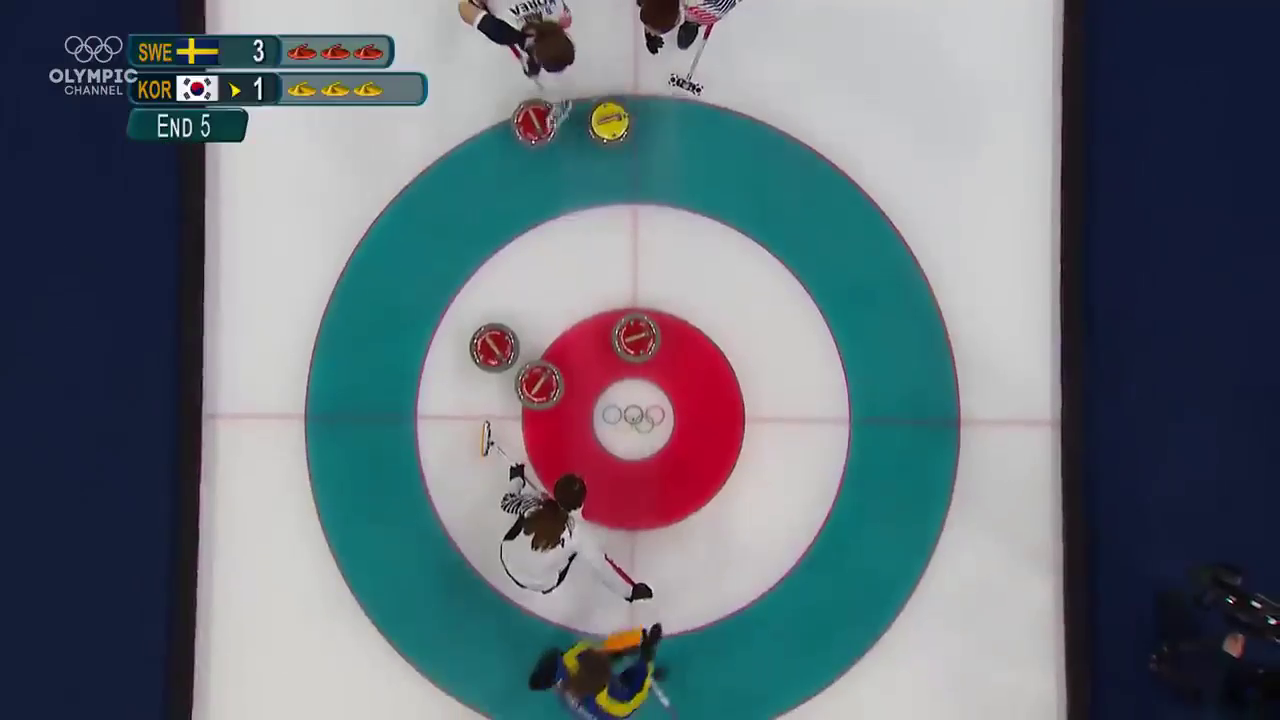
#> input picture data/train/Task1/4.png, 1280 x 720 px, found by its file name
$ python traker.py
#> lines starting #> are read from the running program, lines starting #| are printed output that depends on the picture; after the words box and inside, x2 and y2 are one past the last pixel; in counts of white or black regions, pixels touching at a corner belong together
import cv2
import numpy as np

def nothing(x):
    pass

cv2.namedWindow("Tracking")
cv2.createTrackbar("LH", "Tracking", 0, 255, nothing)
#> slider 'LH' is set to 51
cv2.createTrackbar("LS", "Tracking", 0, 255, nothing)
#> slider 'LS' is set to 51
cv2.createTrackbar("LV", "Tracking", 0, 255, nothing)
#> slider 'LV' is set to 51
cv2.createTrackbar("UH", "Tracking", 255, 255, nothing)
cv2.createTrackbar("US", "Tracking", 255, 255, nothing)
cv2.createTrackbar("UV", "Tracking", 255, 255, nothing)

path = "/home/adrian/Desktop/Python/Personal/Master/Master-Projects/First-Year/Computer-Vision/Projects/Project-2/data/train/Task1/4.png"

while True:
    frame = cv2.imread(path)
#> frame is the input picture: shape (720, 1280, 3); mean B, G, R 119.8, 110.5, 99.9

    hsv = cv2.cvtColor(frame, cv2.COLOR_BGR2HSV)
#> hsv: shape (720, 1280, 3); mean H, S, V 96.7, 101.3, 126.4

    l_h = cv2.getTrackbarPos("LH", "Tracking")
    l_s = cv2.getTrackbarPos("LS", "Tracking")
    l_v = cv2.getTrackbarPos("LV", "Tracking")

    u_h = cv2.getTrackbarPos("UH", "Tracking")
    u_s = cv2.getTrackbarPos("US", "Tracking")
    u_v = cv2.getTrackbarPos("UV", "Tracking")

    l_b = np.array([l_h, l_s, l_v])
    u_b = np.array([u_h, u_s, u_v])

    mask = cv2.inRange(hsv, l_b, u_b)
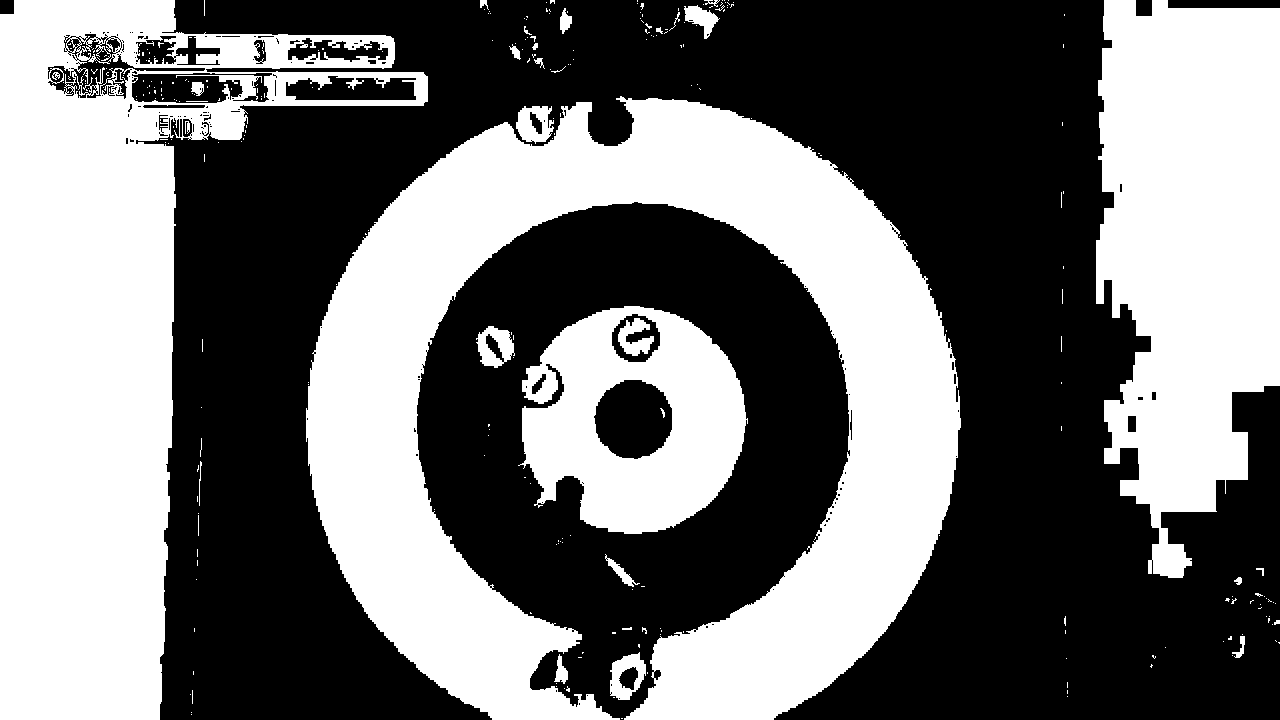
#> mask: shape (720, 1280); 45.4% white; 289 white regions (257 under 20 px), largest, box (x1, y1, x2, y2) and area: (306, 96, 961, 720) 170046, (0, 0, 428, 720) 128802, (1096, 0, 1280, 578) 80542

    print(l_b)
    print(u_b)

    res = cv2.bitwise_and(frame, frame, mask=mask)
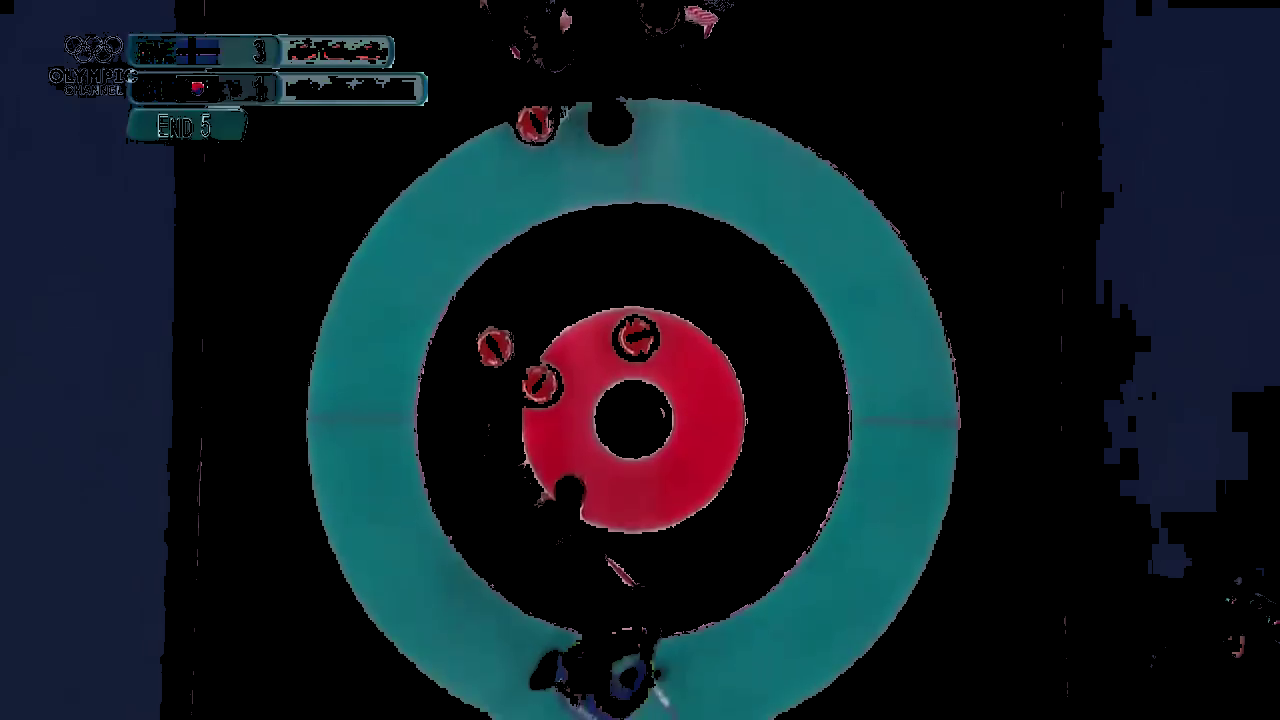
#> res: shape (720, 1280, 3); mean B, G, R 35.9, 28.3, 16.3

    #cv2.imshow("frame", frame)
    #cv2.imshow("mask", mask)
    cv2.imshow("res", res)

    key = cv2.waitKey(1)
#> (key Esc is pressed here)
    if key == 27:
        break


cv2.destroyAllWindows()

$ run again, with data/train/Task1/1.png copied over data/train/Task1/4.png
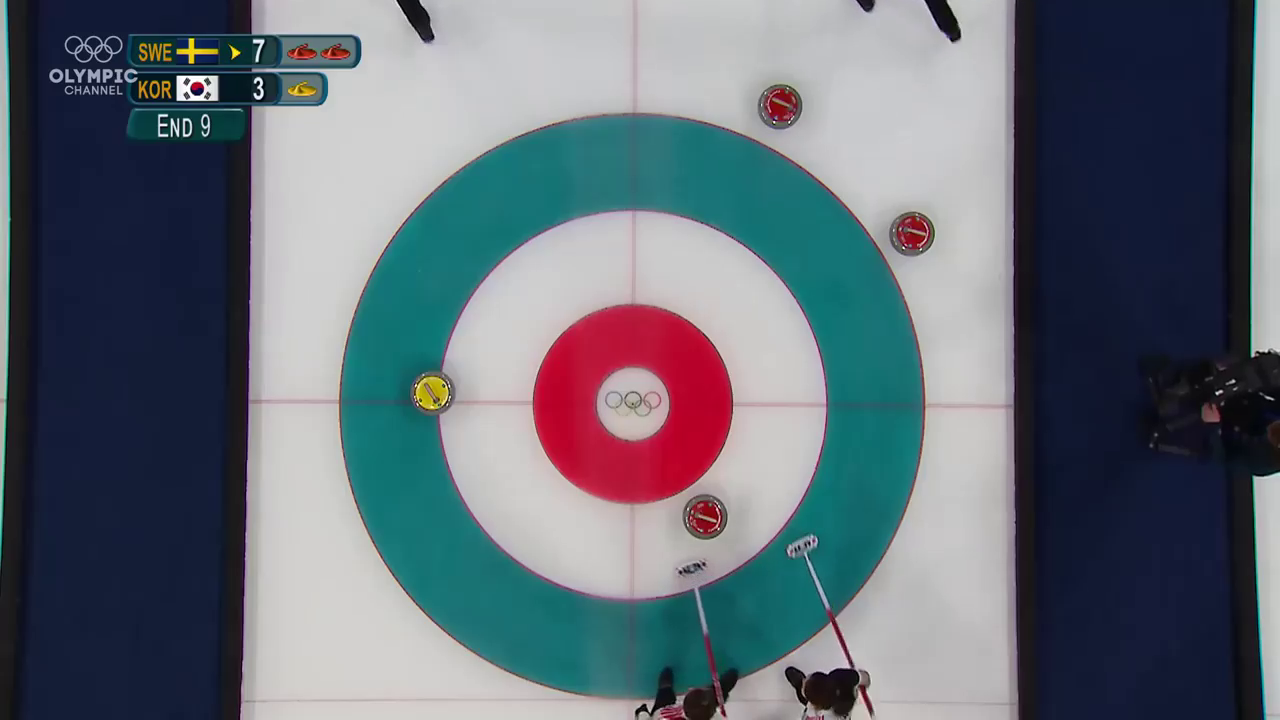
#> input picture data/train/Task1/1.png, 1280 x 720 px, found by its file name
#> frame is the input picture: shape (720, 1280, 3); mean B, G, R 117.9, 108.4, 98.8
#> hsv: shape (720, 1280, 3); mean H, S, V 93.1, 98.5, 123.8
#> `mask = cv2.inRange(hsv, l_b, u_b)`:
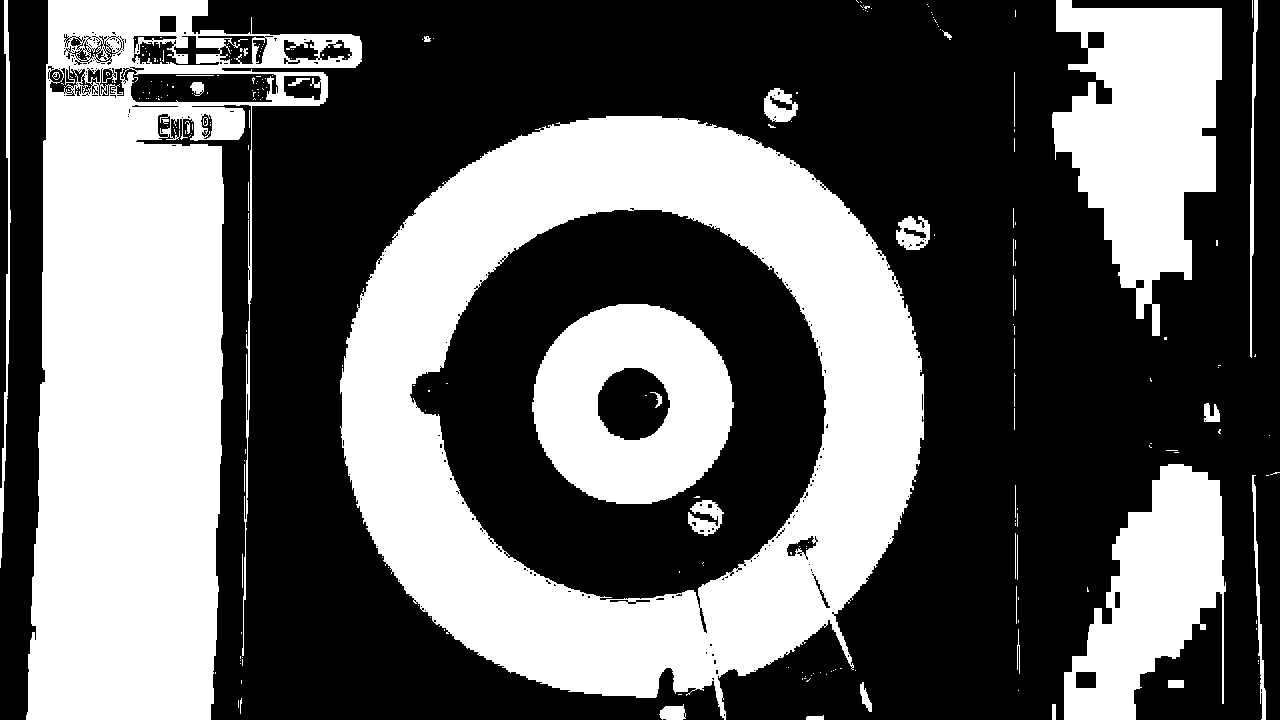
#> mask: shape (720, 1280); 40% white; 244 white regions (199 under 20 px), largest, box (x1, y1, x2, y2) and area: (340, 116, 924, 720) 147382, (26, 0, 362, 720) 127966, (1052, 0, 1222, 336) 34290
#> `res = cv2.bitwise_and(frame, frame, mask=mask)`:
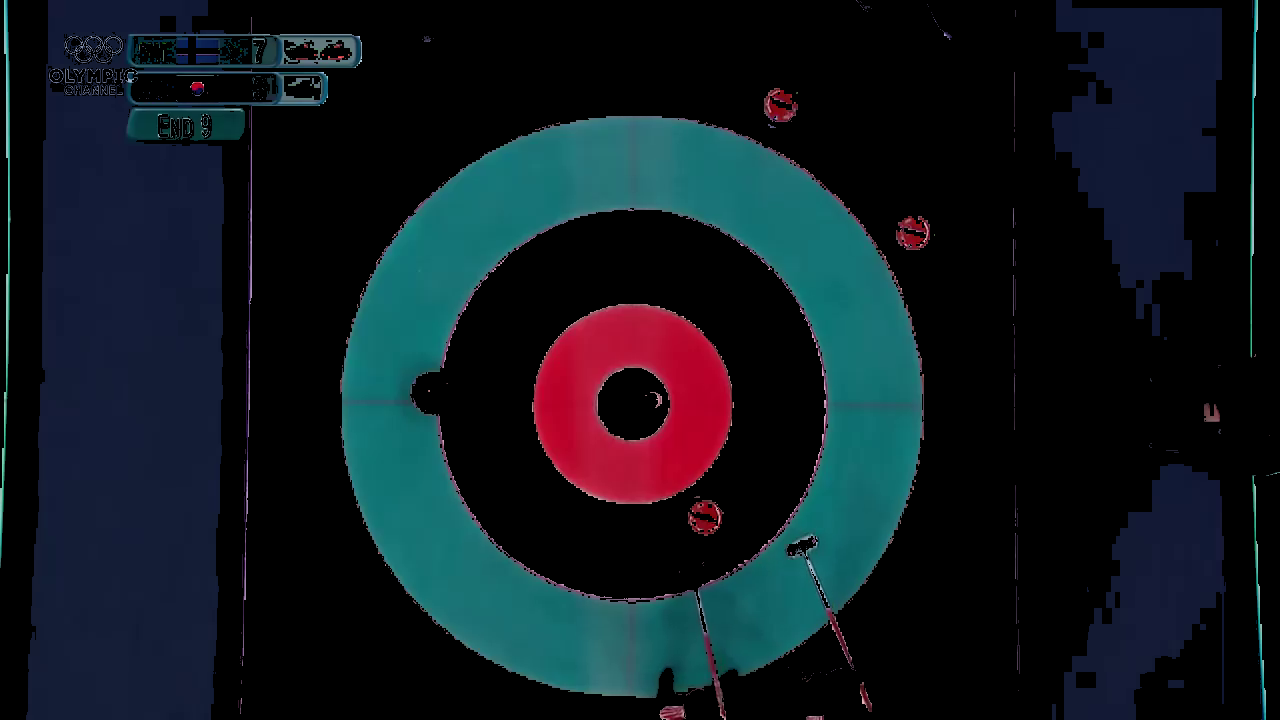
#> res: shape (720, 1280, 3); mean B, G, R 31.9, 25.1, 15.1

$ run again, with data/train/Task1/10.png copied over data/train/Task1/4.png
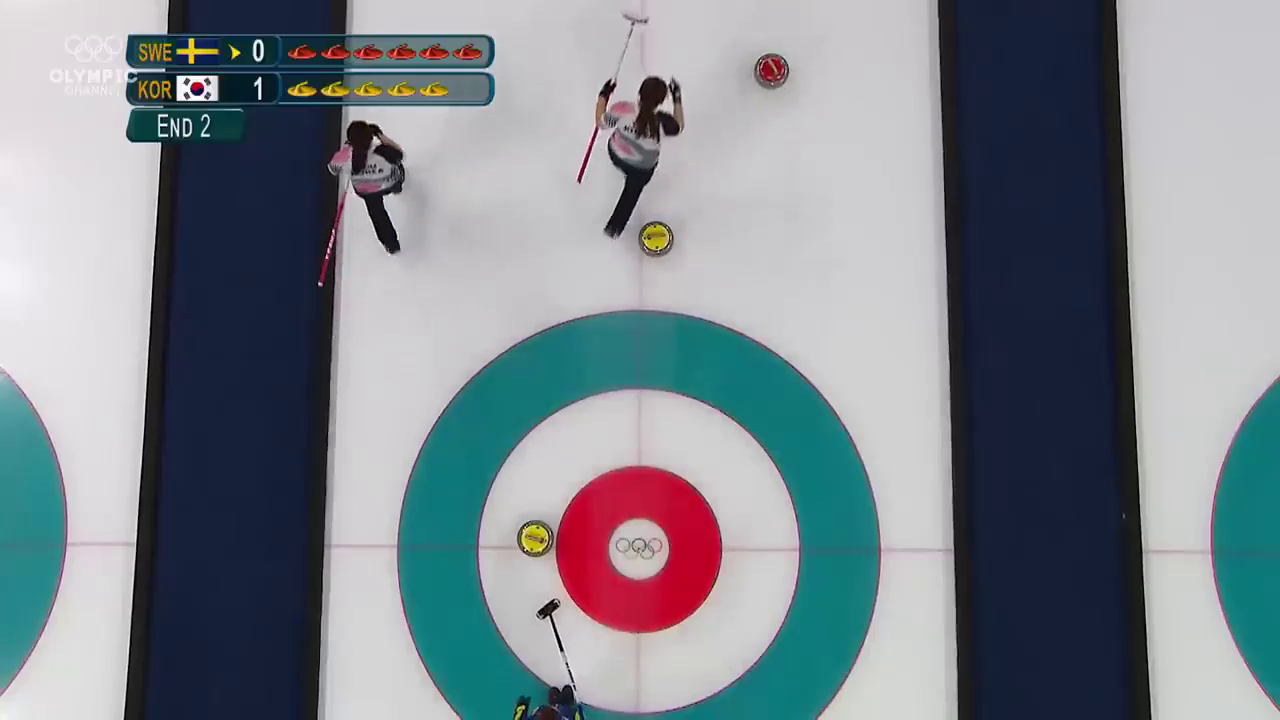
#> input picture data/train/Task1/10.png, 1280 x 720 px, found by its file name
#> frame is the input picture: shape (720, 1280, 3); mean B, G, R 142.6, 135, 126.6
#> hsv: shape (720, 1280, 3); mean H, S, V 108.6, 73, 147
#> `mask = cv2.inRange(hsv, l_b, u_b)`:
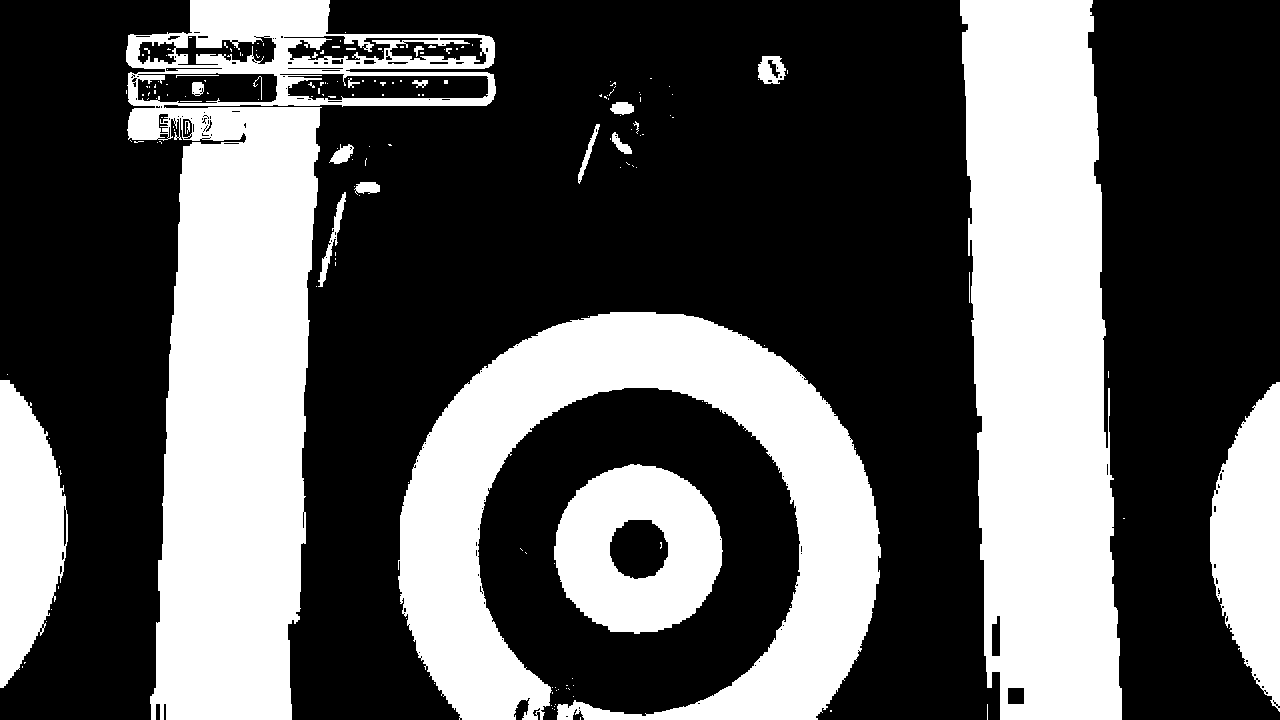
#> mask: shape (720, 1280); 35.8% white; 179 white regions (153 under 20 px), largest, box (x1, y1, x2, y2) and area: (126, 0, 496, 720) 101691, (960, 0, 1122, 720) 93240, (398, 312, 881, 720) 81817
#> `res = cv2.bitwise_and(frame, frame, mask=mask)`:
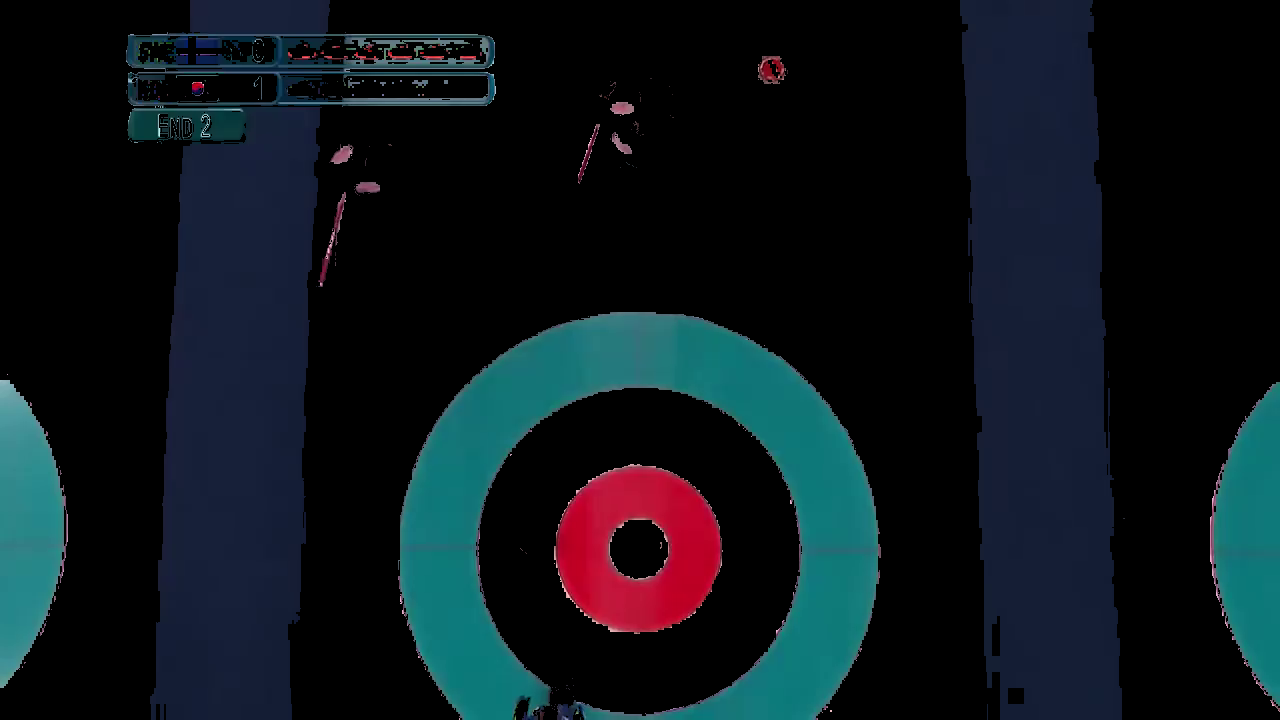
#> res: shape (720, 1280, 3); mean B, G, R 28.4, 22.5, 12.9
